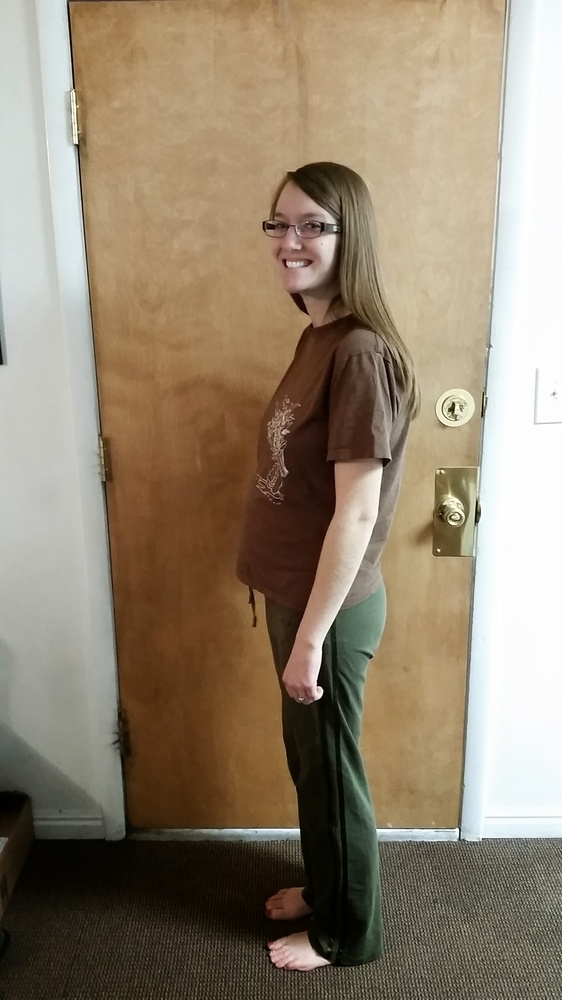
#> input picture concepts/images/test0.jpg, 562 x 1000 px, shrunk from 1836 x 3264 before the run
$ python skeletonize.py
#> lines starting #> are read from the running program, lines starting #| are printed output that depends on the picture; after the words box and inside, x2 and y2 are one past the last pixel; in counts of white or black regions, pixels touching at a corner belong together
import cv2
import numpy as np

img = cv2.imread('images/test0.jpg',0)
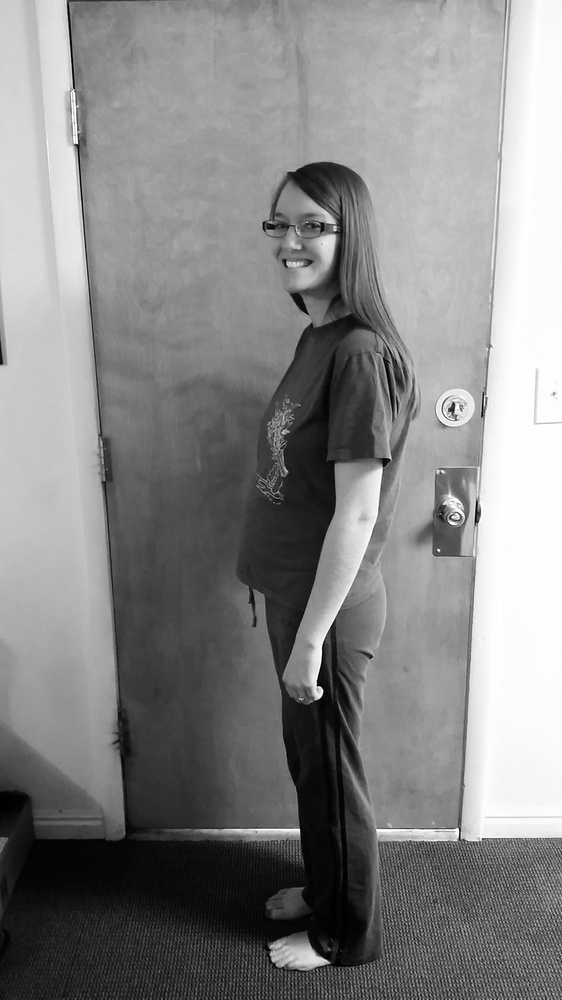
#> img: shape (1000, 562); min 0, max 255, mean 134.2
size = np.size(img)
#> size = 562000
skel = np.zeros(img.shape,np.uint8)

ret,img = cv2.threshold(img,127,255,0)
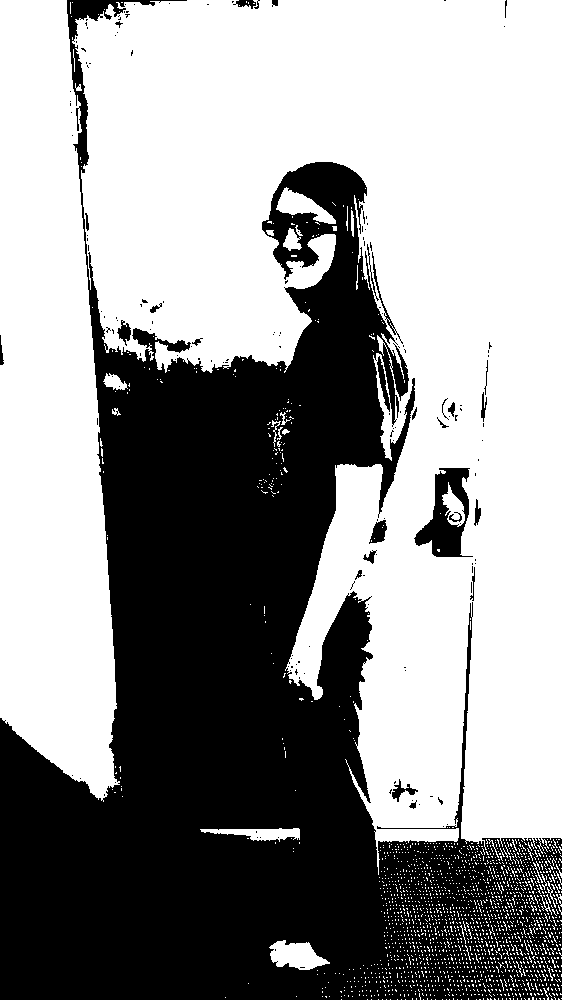
#> img: shape (1000, 562); 58.6% white; 165 black regions (138 under 20 px), largest, box (x1, y1, x2, y2) and area: (0, 0, 562, 1000) 228023, (414, 468, 473, 557) 2507, (369, 520, 387, 544) 264
element = cv2.getStructuringElement(cv2.MORPH_CROSS,(3,3))
done = False

while( not done):
  eroded = cv2.erode(img,element)
  temp = cv2.dilate(eroded,element)
  temp = cv2.subtract(img,temp)
  skel = cv2.bitwise_or(skel,temp)
  img = eroded.copy()

  zeros = size - cv2.countNonZero(img)
  if zeros==size:
    done = True
#> this loop made 204 passes
#> zeros on passes 1 to 3: 248029, 255638, 262366
#> pass 1, `eroded = cv2.erode(img,element)`:
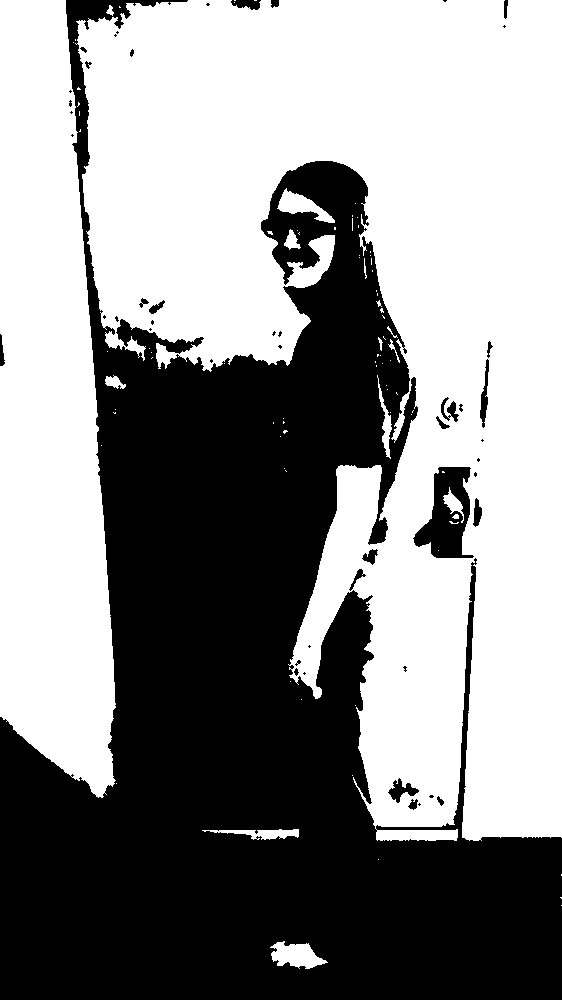
#> eroded: shape (1000, 562); 55.9% white; 49 black regions (26 under 20 px), largest, box (x1, y1, x2, y2) and area: (0, 0, 562, 1000) 242668, (413, 467, 474, 558) 3049, (388, 778, 419, 803) 323
#> pass 1, `temp = cv2.dilate(eroded,element)`:
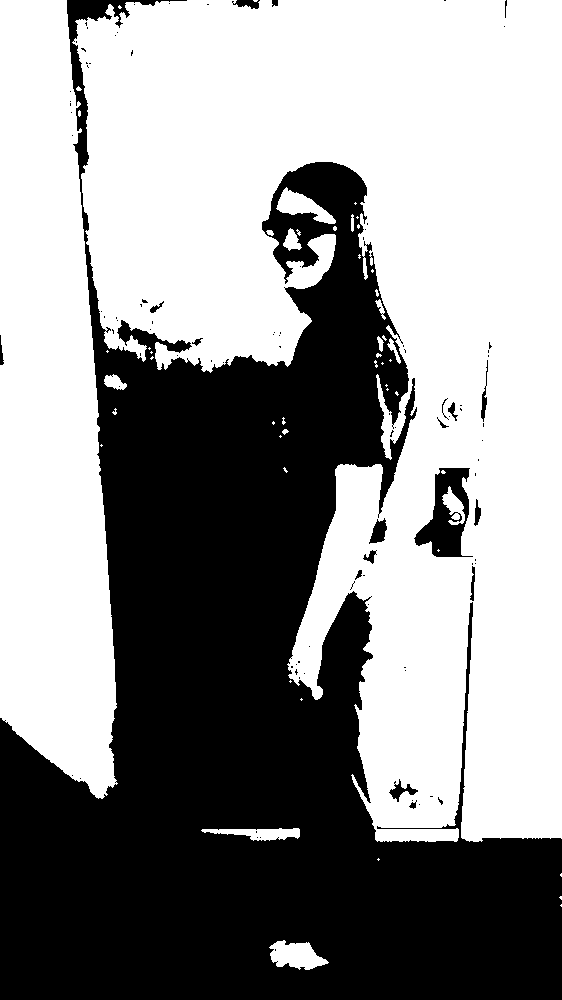
#> temp: shape (1000, 562); 57.3% white; 102 black regions (83 under 20 px), largest, box (x1, y1, x2, y2) and area: (0, 0, 562, 1000) 235835, (414, 468, 473, 557) 2613, (369, 518, 387, 544) 276
#> pass 1, `temp = cv2.subtract(img,temp)`:
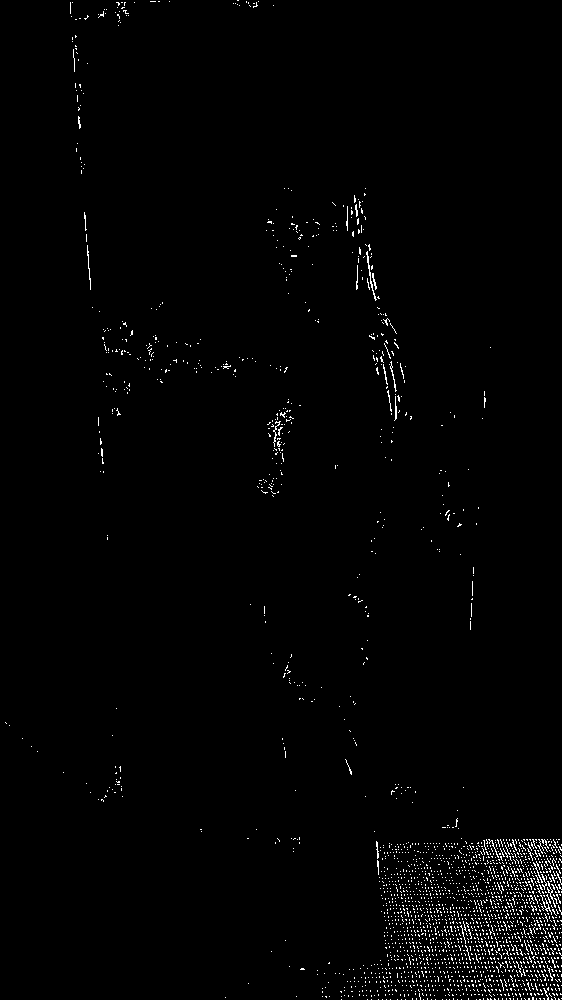
#> temp: shape (1000, 562); 1.3% white in thin lines or dots
#> pass 2, `eroded = cv2.erode(img,element)`:
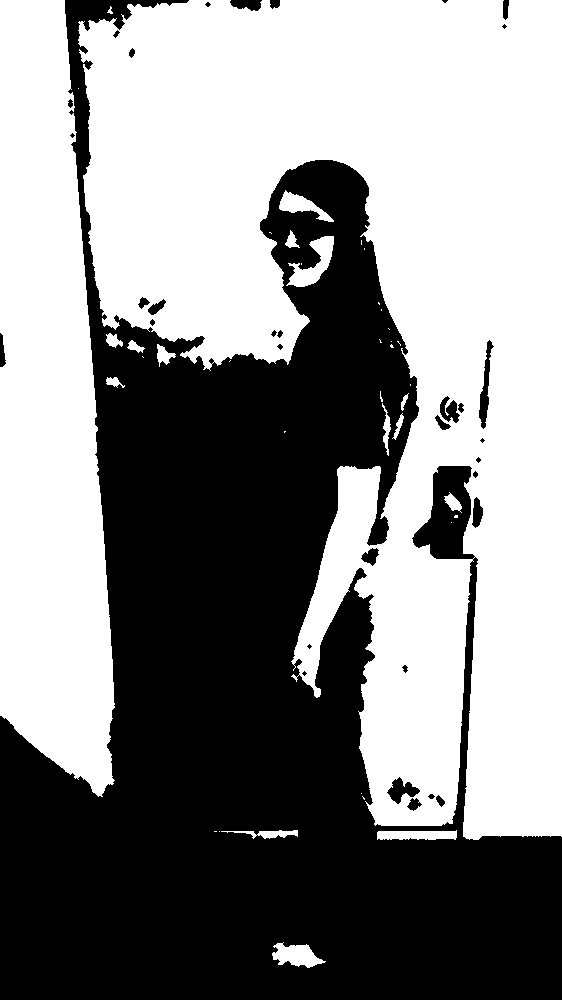
#> eroded: shape (1000, 562); 54.5% white; 34 black regions (8 under 20 px), largest, box (x1, y1, x2, y2) and area: (0, 0, 562, 1000) 252524, (479, 340, 494, 429) 511, (387, 777, 420, 804) 422
#> after the loop: eroded: shape (1000, 562); every value is 0
#> after the loop:
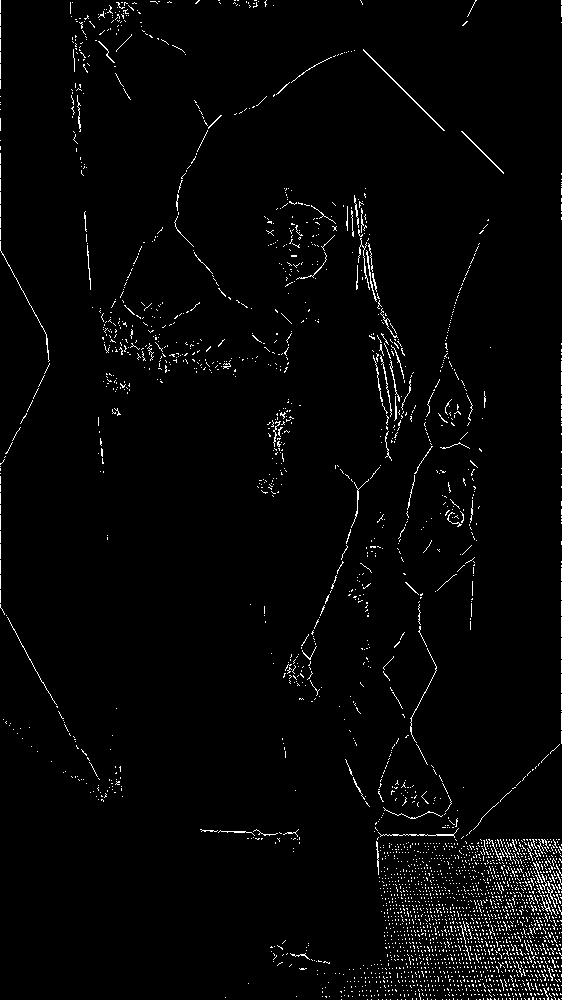
#> skel: shape (1000, 562); 2.3% white in thin lines or dots

cv2.imwrite("skel.jpg",skel)
#cv2.imshow("skel",skel)
#cv2.waitKey(0)
#cv2.destroyAllWindows()
